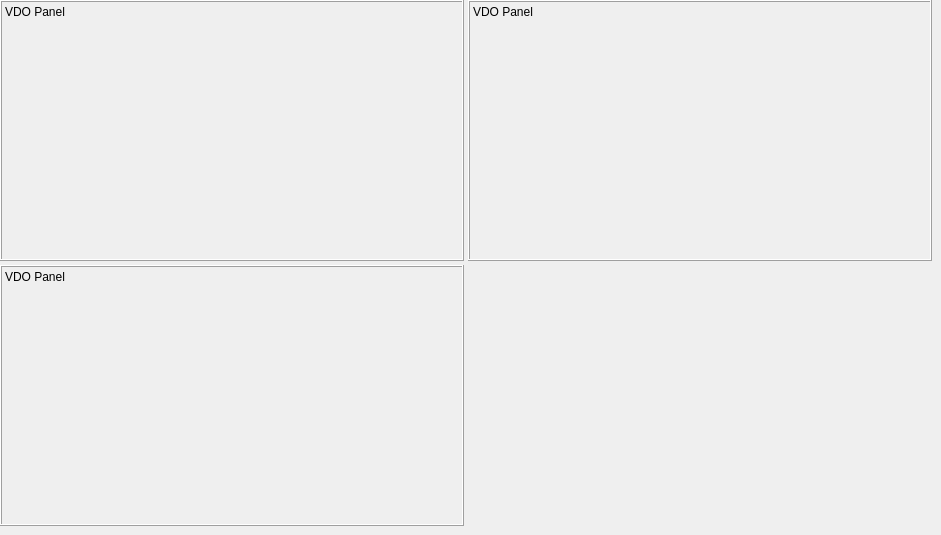
    <widget class="QWidget" name="tabVectorField">
     <attribute name="title">
      <string>Vector Field</string>
     </attribute>
     <widget class="QLabel" name="labelVDOPanel_8">
      <property name="geometry">
       <rect>
        <x>0</x>
        <y>0</y>
        <width>464</width>
        <height>261</height>
       </rect>
      </property>
      <property name="mouseTracking">
       <bool>true</bool>
      </property>
      <property name="frameShape">
       <enum>QFrame::Box</enum>
      </property>
      <property name="frameShadow">
       <enum>QFrame::Raised</enum>
      </property>
      <property name="text">
       <string>VDO Panel</string>
      </property>
      <property name="alignment">
       <set>Qt::AlignLeading|Qt::AlignLeft|Qt::AlignTop</set>
      </property>
     </widget>
     <widget class="QLabel" name="labelVDOPanel_9">
      <property name="geometry">
       <rect>
        <x>468</x>
        <y>0</y>
        <width>464</width>
        <height>261</height>
       </rect>
      </property>
      <property name="mouseTracking">
       <bool>true</bool>
      </property>
      <property name="frameShape">
       <enum>QFrame::Box</enum>
      </property>
      <property name="frameShadow">
       <enum>QFrame::Raised</enum>
      </property>
      <property name="text">
       <string>VDO Panel</string>
      </property>
      <property name="alignment">
       <set>Qt::AlignLeading|Qt::AlignLeft|Qt::AlignTop</set>
      </property>
     </widget>
     <widget class="QLabel" name="labelVDOPanel_10">
      <property name="geometry">
       <rect>
        <x>0</x>
        <y>265</y>
        <width>464</width>
        <height>261</height>
       </rect>
      </property>
      <property name="mouseTracking">
       <bool>true</bool>
      </property>
      <property name="frameShape">
       <enum>QFrame::Box</enum>
      </property>
      <property name="frameShadow">
       <enum>QFrame::Raised</enum>
      </property>
      <property name="text">
       <string>VDO Panel</string>
      </property>
      <property name="alignment">
       <set>Qt::AlignLeading|Qt::AlignLeft|Qt::AlignTop</set>
      </property>
     </widget>
    </widget>
